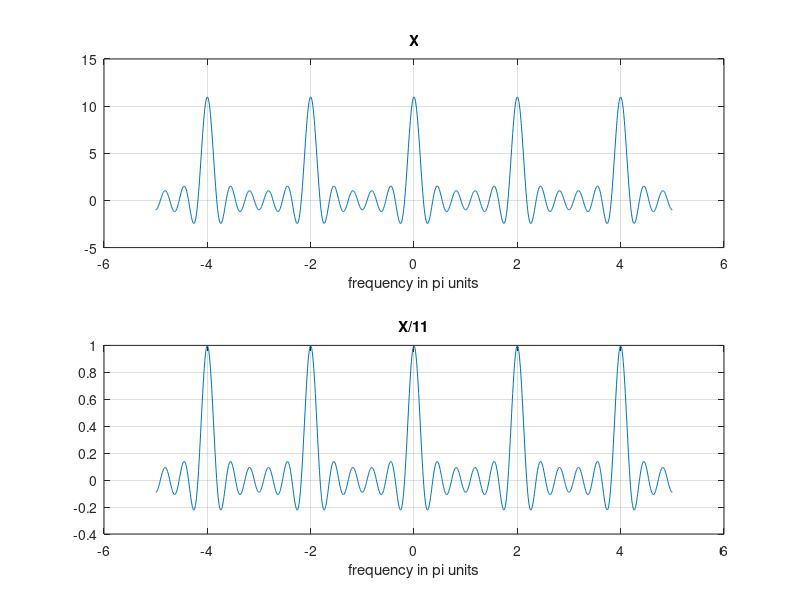

MATLAB code for this plot:
function[]=Q6a()
k=-500:500;w=(pi/100)*k;
n=-5:5;
m=1;
while(m<=11)
    x(m)=0.5+0.5*cos(pi*(m-6)/100)
    m=m+1;
end
X=x*(exp(-j*pi/100)).^(n'*k);
magX=abs(X);angX=angle(X);
subplot(2,1,1);plot(w/pi,X);grid
xlabel('frequency in pi units');title('X')
subplot(2,1,2);plot(w/pi,X/11);grid
xlabel('frequency in pi units');title('X/11')